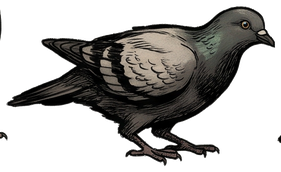
#> input picture art/birds/crouch.png, 281 x 172 px, given in place of 36.png, which was not available
$ python birds.py
#> lines starting #> are read from the running program, lines starting #| are printed output that depends on the picture
# Cuts the Gemini pigeon sheet (art_src/36.png) into single frames with the white taken out.
# Order on the sheet: stand, peck, walk, crouch, wings up | wings up, glide, wings up, flat glide.
import numpy as np
from PIL import Image, ImageFilter
from scipy import ndimage
from paths import SRC, REPO
src = np.asarray(Image.open(SRC + '36.png').convert('RGB')).astype(int)
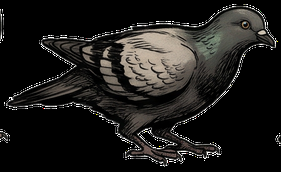
#> src: shape (172, 281, 3) int64; mean R, G, B 30.5, 29.1, 27.1
ink = src.min(2) < 225
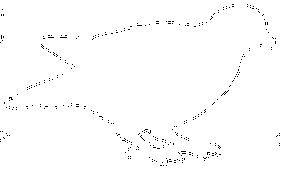
#> ink: shape (172, 281) bool; 99% white; black in thin lines or dots
lab, n = ndimage.label(ndimage.binary_dilation(ink, iterations=12))
#> lab: shape (172, 281) int32; every value is 1
#> n = 1
boxes = [b for b in ndimage.find_objects(lab) if (b[0].stop - b[0].start) * (b[1].stop - b[1].start) > 20000]
#> boxes = 1 item
boxes.sort(key=lambda b: (b[0].start > src.shape[0] * 0.45, b[1].start))
NAMES = ['stand', 'peck', 'walk', 'crouch', 'up1', 'up2', 'glide', 'up3', 'flat']
for name, b in zip(NAMES, boxes):
    rgb = src[b].astype(np.uint8)
    white = np.clip((rgb.min(2).astype(float) - 200) / 40, 0, 1)   # soft key on the white paper
    a = ((1 - white) * 255).astype(np.uint8)
    im = Image.fromarray(np.dstack([rgb, a]), 'RGBA')
    im = im.resize((im.width // 2, im.height // 2), Image.LANCZOS)
    im.save(REPO + f'art/birds/{name}.png')
    print(name, im.size)
#> this loop made 1 pass
#> name on pass 1: 'stand'
#| stand (140, 86)
#> pass 1, `white = np.clip((rgb.min(2).astype(float) - 200) / 40, 0, 1)`:
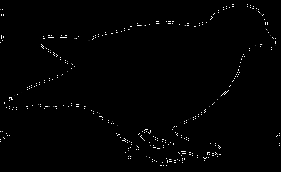
#> white: shape (172, 281) float64; min 0, max 1, mean 0.0101
#> after the loop:
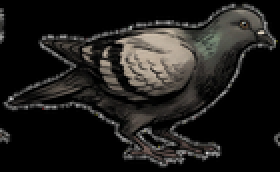
#> im: PIL image 140x86 RGBA (shown 2 times larger); mean R, G, B, A 28.8, 27.4, 25.3, 251.9; transparent parts drawn white

$ run again, on art/birds/up2.png
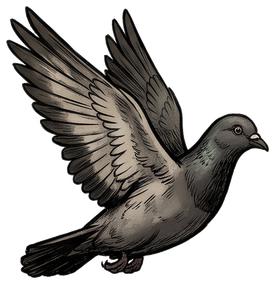
#> input picture art/birds/up2.png, 275 x 284 px, given in place of 36.png, which was not available
#> `ink = src.min(2) < 225`:
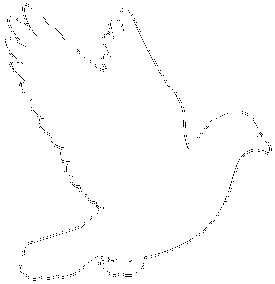
#> ink: shape (284, 275) bool; 99.1% white; black in thin lines or dots
#> lab: shape (284, 275) int32; every value is 1
#> n = 1
#> boxes = 1 item
#> the loop `for name, b in zip(NAMES, boxes):` made 1 pass
#> name on pass 1: 'stand'
#> (printed output is left out)
#> after the loop `for name, b in zip(NAMES, boxes):`:
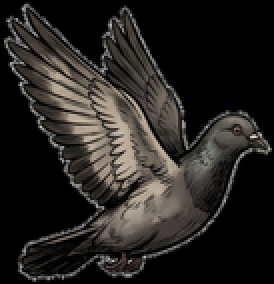
#> im: PIL image 137x142 RGBA (shown 2 times larger); mean R, G, B, A 36.3, 33.7, 30.8, 252.2; transparent parts drawn white
